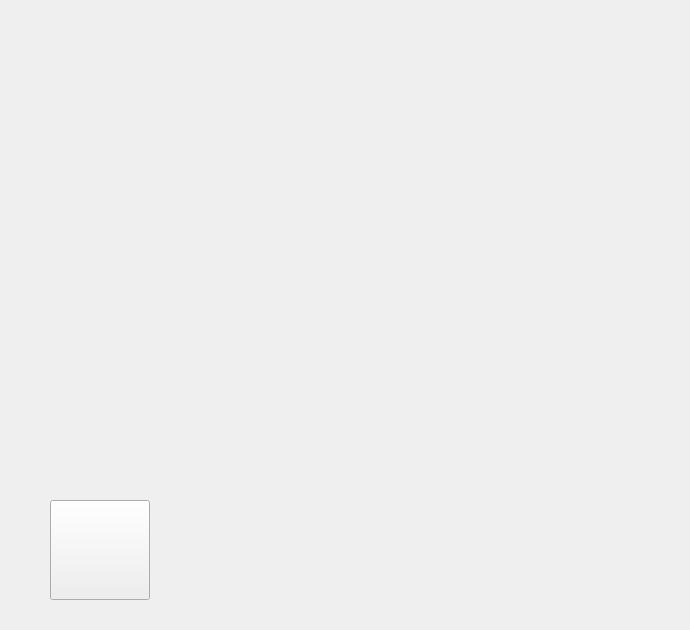
<?xml version="1.0" encoding="UTF-8"?>
<ui version="4.0">
 <class>MainWidget</class>
 <widget class="QWidget" name="MainWidget">
  <property name="geometry">
   <rect>
    <x>0</x>
    <y>0</y>
    <width>690</width>
    <height>630</height>
   </rect>
  </property>
  <property name="minimumSize">
   <size>
    <width>690</width>
    <height>630</height>
   </size>
  </property>
  <property name="windowTitle">
   <string>MainWidget</string>
  </property>
  <widget class="QToolButton" name="toolButton">
   <property name="geometry">
    <rect>
     <x>50</x>
     <y>500</y>
     <width>100</width>
     <height>100</height>
    </rect>
   </property>
   <property name="minimumSize">
    <size>
     <width>100</width>
     <height>100</height>
    </size>
   </property>
   <property name="styleSheet">
    <string notr="true">border-image: url(:/start_button.png);
color: rgb(75, 75, 75);
font: 75 20pt &quot;华文琥珀&quot;;</string>
   </property>
   <property name="text">
    <string/>
   </property>
  </widget>
  <widget class="QLabel" name="label">
   <property name="geometry">
    <rect>
     <x>60</x>
     <y>590</y>
     <width>61</width>
     <height>40</height>
    </rect>
   </property>
   <property name="styleSheet">
    <string notr="true">font: 20pt &quot;黑体&quot;;
border-image: url(:/entercaption.png);
color: rgb(0, 0, 0);</string>
   </property>
   <property name="text">
    <string/>
   </property>
  </widget>
  <widget class="QLabel" name="label_2">
   <property name="geometry">
    <rect>
     <x>560</x>
     <y>20</y>
     <width>100</width>
     <height>500</height>
    </rect>
   </property>
   <property name="styleSheet">
    <string notr="true">border-image: url(:/caption.png);</string>
   </property>
   <property name="text">
    <string/>
   </property>
  </widget>
 </widget>
 <layoutdefault spacing="6" margin="11"/>
 <resources/>
 <connections/>
</ui>
